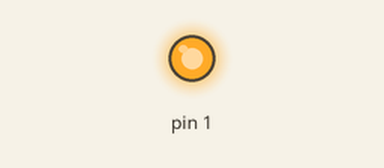
Simulated run of this sketch. Board: Arduino Uno, built with avr-gcc and run on an emulated ATmega328P. Parts: output pins drawn as LEDs (lit = HIGH). Random numbers use the default seed unless the sketch sets one.

Above: at 0.1 s.
At 35.0 s:
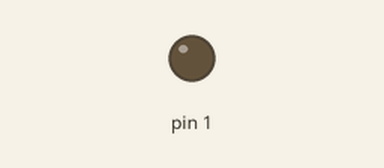
Timing chart, 0 to 40.0 s (numbered marks = the images above):
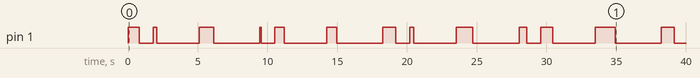

Measured:
- by itself, pin 1: LOW → HIGH at 0.00 s, → LOW 0.81 s later, → HIGH 1.0 s later, → LOW 0.25 s later, … (26 changes in this stretch)

The sketch:

Addswithled.ino
```cpp
//adds. How would you make fpga of this and miniaturize to 5 re 1 billion
void setup() {
  // initialize digital pin LED_BUILTIN as an output.
  pinMode(1, OUTPUT);
}
// the loop function runs over and over again forever
void loop() {
  digitalWrite(1, HIGH);   // turn the LED on (HIGH is the voltage level)
   int a=random(1000);
  delay(a);                       // wait for a second
  digitalWrite(1, LOW);    // turn the LED off by making the voltage LOW
  delay(1000);                       // wait for a second
    digitalWrite(1, HIGH);   // turn the LED on (HIGH is the voltage level)
   int b=random(1000);
  delay(b);                          // wait for a second
  digitalWrite(1, LOW);    // turn the LED off by making the voltage LOW
delay(3050);
      digitalWrite(1, HIGH);   // turn the LED on (HIGH is the voltage level)
  delay(b+a);                   // wait for a second
  digitalWrite(1, LOW);    // turn the LED off by making the voltage LOW
 delay(3300);
}
```
